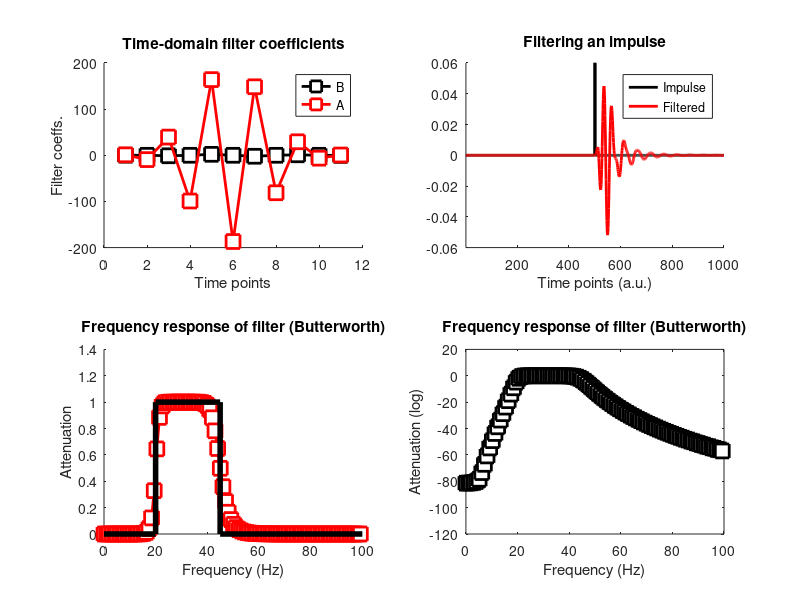

Reproduce this figure in MATLAB.
%% IIR Butterworth Filter design
%%
srate = 1024;
nyquist = srate/2;
freqR = [20 45]; %passband range

% 5th order butterworth filter
[fkernB,fkernA] = butter(5,freqR/nyquist); %filter coeffs, [numera.,denomin.]

% compute the power spectrum of filter coefficients
filtPow = abs(fft(fkernB)).^2;
hz = linspace(0,nyquist,floor(length(fkernB)/2)+1);

figure(1), clf
subplot(221), hold on
plot(fkernB*1e5,'ks-','linew',2,'markersize',10,'markerfacecolor','w')
plot(fkernA,'rs-','linew',2,'markersize',10,'markerfacecolor','w')
xlabel('Time points'), ylabel('Filter coeffs.')
title('Time-domain filter coefficients')
legend({'B';'A'})

%%
% generatre impulse response - all zeros and 1 in the middle
impRes = [zeros(1,500) 1 zeros(1,500)];
%Apply the Filter
Fimp = filter(fkernB,fkernA,impRes); % in the time domain
%compute the power spectrum
impPow = abs(fft(Fimp)).^2; % in the freq domain
hz = linspace(0,nyquist,floor(length(impRes)/2)+1);

subplot(222), cla, hold on
plot(impRes,'k','linew',2)
plot(Fimp,'r','linew',2)
set(gca,'xlim',[1 length(impRes)],'ylim',[-1 1]*.06)
legend({'Impulse';'Filtered'})
xlabel('Time points (a.u.)')
title('Filtering an impulse')

subplot(223), hold on
plot(hz,impPow(1:length(hz)),'rs-','linew',2,'markerfacecolor','w','markersize',10)
plot([0 freqR(1) freqR freqR(2) nyquist],[0 0 1 1 0 0],'k','linew',4)
set(gca,'xlim',[0 100])
xlabel('Frequency (Hz)'), ylabel('Attenuation')
title('Frequency response of filter (Butterworth)')

subplot(224)
plot(hz,10*log10(impPow(1:length(hz))),'ks-','linew',2,'markerfacecolor','w','markersize',10)
set(gca,'xlim',[0 100])
xlabel('Frequency (Hz)'), ylabel('Attenuation (log)')
title('Frequency response of filter (Butterworth)')
